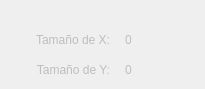
   <widget class="QWidget" name="imagen">
    <property name="enabled">
     <bool>false</bool>
    </property>
    <attribute name="title">
     <string>Img</string>
    </attribute>
    <widget class="QLabel" name="label_42">
     <property name="geometry">
      <rect>
       <x>9</x>
       <y>30</y>
       <width>101</width>
       <height>20</height>
      </rect>
     </property>
     <property name="text">
      <string>Tamaño de X:</string>
     </property>
     <property name="alignment">
      <set>Qt::AlignRight|Qt::AlignTrailing|Qt::AlignVCenter</set>
     </property>
    </widget>
    <widget class="QLabel" name="label_43">
     <property name="geometry">
      <rect>
       <x>9</x>
       <y>60</y>
       <width>101</width>
       <height>20</height>
      </rect>
     </property>
     <property name="text">
      <string>Tamaño de Y:</string>
     </property>
     <property name="alignment">
      <set>Qt::AlignRight|Qt::AlignTrailing|Qt::AlignVCenter</set>
     </property>
    </widget>
    <widget class="QLabel" name="imgx">
     <property name="geometry">
      <rect>
       <x>125</x>
       <y>30</y>
       <width>71</width>
       <height>20</height>
      </rect>
     </property>
     <property name="text">
      <string>0</string>
     </property>
    </widget>
    <widget class="QLabel" name="imgy">
     <property name="geometry">
      <rect>
       <x>125</x>
       <y>60</y>
       <width>71</width>
       <height>20</height>
      </rect>
     </property>
     <property name="text">
      <string>0</string>
     </property>
    </widget>
   </widget>
